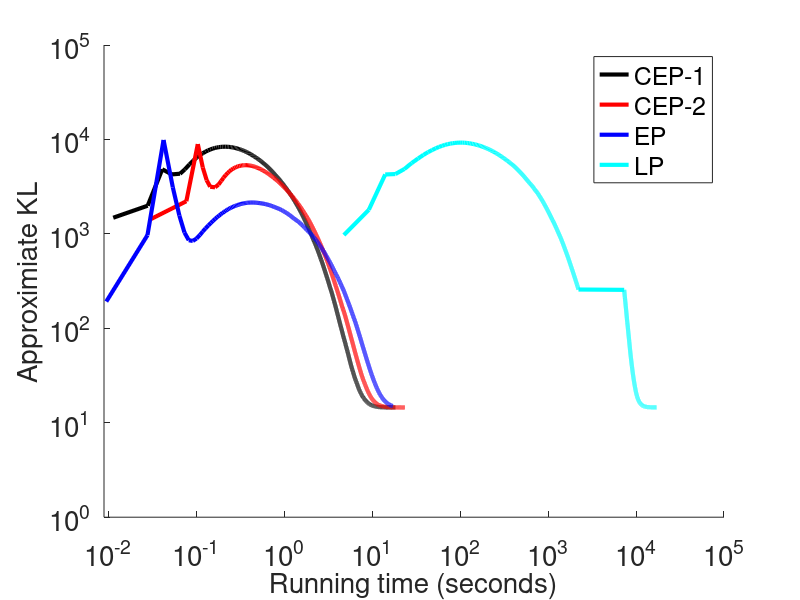

Here is the MATLAB script that generated this plot:
clear all;
close all;


load('cep-sim2.mat');
load('cep2-sim2.mat');
load('ep-sim2.mat');
load('vb-sim2.mat');
load('lp-sim2.mat');
figure;
hold on;

% CEP
plot(cep.time, cep.kl, 'k', 'LineWidth',3);

% CEP2
plot(cep2.time, cep2.kl, 'r', 'LineWidth',3);

% EP
plot(ep.time, ep.kl, 'b', 'LineWidth',3);

% EP non-factorized

% plot(epnf.time, epnf.kl, 'y', 'LineWidth',3);

% VB
% plot(vb.time, vb.kl,'g', 'LineWidth',3);

% VB nf
% plot(vbnf.time, vbnf.kl,'c', 'LineWidth',3);

% LP

plot(lp.time, lp.kl, 'c', 'LineWidth',3);

set(gca, 'YScale', 'log');
set(gca, 'XScale', 'log');
set(gca, 'FontSize', 20);
ylim([1, 10^5]);
xlim([9*10^-3,10^5]);
legend('CEP-1', 'CEP-2', 'EP', 'LP'); 
xlabel('Running time (seconds)', 'FontSize', 20);
ylabel('Approximiate KL', 'FontSize', 20);
hold off;